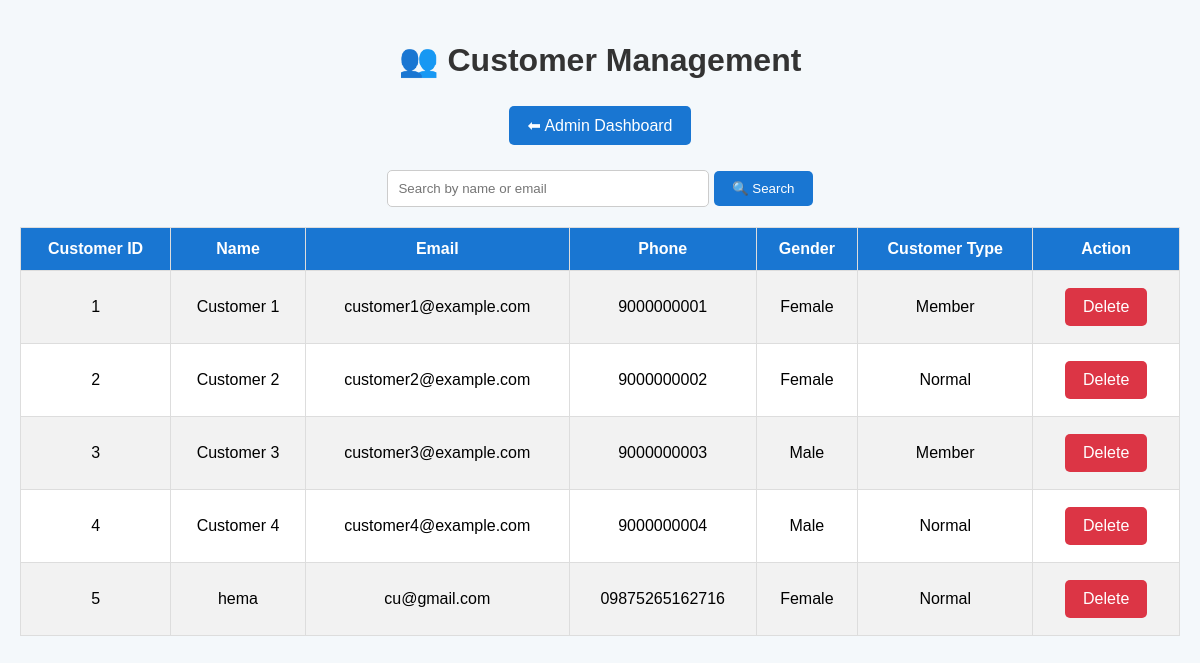
The app's page /admin/customers (signed in) with its own data.
### tables this page shows
CREATE TABLE customers (
    customer_id INTEGER PRIMARY KEY AUTOINCREMENT,
    name TEXT NOT NULL,
    email TEXT UNIQUE NOT NULL,
    password TEXT NOT NULL,
    phone TEXT,
    gender TEXT,
    customer_type TEXT DEFAULT 'Normal'
);

### app.py (the view)
@app.route("/admin/customers")
def admin_customers():
    if "admin_id" not in session:
        return redirect(url_for("admin_login"))
    search = request.args.get("search", "")
    connection = get_database_connection()
    if search:
        customers = connection.execute("""
            SELECT *
            FROM customers
            WHERE name LIKE ?
               OR email LIKE ?
            ORDER BY customer_id
        """, (
            "%" + search + "%",
            "%" + search + "%"
        )).fetchall()
    else:
        customers = connection.execute("""
            SELECT *
            FROM customers
            ORDER BY customer_id
        """).fetchall()
    connection.close()
    return render_template(
        "admin_customers.html",
        customers=customers,
        search=search
    )

### app.py (called while the page is built)
def get_database_connection():
    connection = sqlite3.connect("database/supermarket.db")
    connection.row_factory = sqlite3.Row
    return connection

### templates/admin_customers.html (shortened to what this page needs)
<!DOCTYPE html>
<html>
<head>
</head>
<body>
    <h1>👥 Customer Management</h1>
    <div class="top-buttons">
        <a href="/admin/dashboard" class="button">
            ⬅ Admin Dashboard
        </a>
    </div>
    <div class="search-box">
        <form method="GET" action="/admin/customers">
            <input
                type="text"
                name="search"
                placeholder="Search by name or email"
                value="{{ search }}"
            >
            <button type="submit">
                🔍 Search
            </button>
        </form>
    </div>
    {% if customers %}
    <table>
        <tr>
            <th>Customer ID</th>
            <th>Name</th>
            <th>Email</th>
            <th>Phone</th>
            <th>Gender</th>
            <th>Customer Type</th>
            <th>Action</th>
        </tr>
        {% for customer in customers %}
        <tr>
            <td>
                {{ customer["customer_id"] }}
            </td>
            <td>
                {{ customer["name"] }}
            </td>
            <td>
                {{ customer["email"] }}
            </td>
            <td>
                {{ customer["phone"] }}
            </td>
            <td>
                {{ customer["gender"] }}
            </td>
            <td>
                {{ customer["customer_type"] }}
            </td>
            <td>
                <a
                    href="/admin/customers/delete/{{ customer['customer_id'] }}"
                    class="button delete"
                    onclick="return confirm('Are you sure you want to delete this customer?');"
                >
                    Delete
                </a>
            </td>
        </tr>
        {% endfor %}
    </table>
    {% else %}
        <p class="no-data">
            No customers found.
        </p>
    {% endif %}
</body>
</html>

### templates/admin_customers.html (style rules this page uses)
body { font-family: Arial, sans-serif; background-color: #f4f8fb; margin: 0; padding: 20px; }
h1 { text-align: center; color: #333; }
.top-buttons { text-align: center; margin-bottom: 20px; }
.button { display: inline-block; padding: 10px 18px; margin: 5px; background-color: #1976d2; color: white; text-decoration: none; border-radius: 5px; }
.search-box { text-align: center; margin: 20px; }
.search-box input { width: 300px; padding: 10px; border: 1px solid #ccc; border-radius: 5px; }
.search-box button { padding: 10px 18px; background-color: #1976d2; color: white; border: none; border-radius: 5px; cursor: pointer; }
table { width: 100%; border-collapse: collapse; background-color: white; margin-top: 20px; }
th, td { border: 1px solid #ddd; padding: 12px; text-align: center; }
th { background-color: #1976d2; color: white; }
tr:nth-child(even) { background-color: #f2f2f2; }
.delete { background-color: #dc3545; }

### records on screen
customers: customer_id "1", name "Customer 1", email "customer1@example.com", phone "9000000001", gender "Female", customer_type "Member"
customers: customer_id "2", name "Customer 2", email "customer2@example.com", phone "9000000002", gender "Female", customer_type "Normal"
customers: customer_id "3", name "Customer 3", email "customer3@example.com", phone "9000000003", gender "Male", customer_type "Member"
customers: customer_id "4", name "Customer 4", email "customer4@example.com", phone "9000000004", gender "Male", customer_type "Normal"
customers: customer_id "5", name "hema", email "cu@gmail.com", phone "09875265162716", gender "Female", customer_type "Normal"
